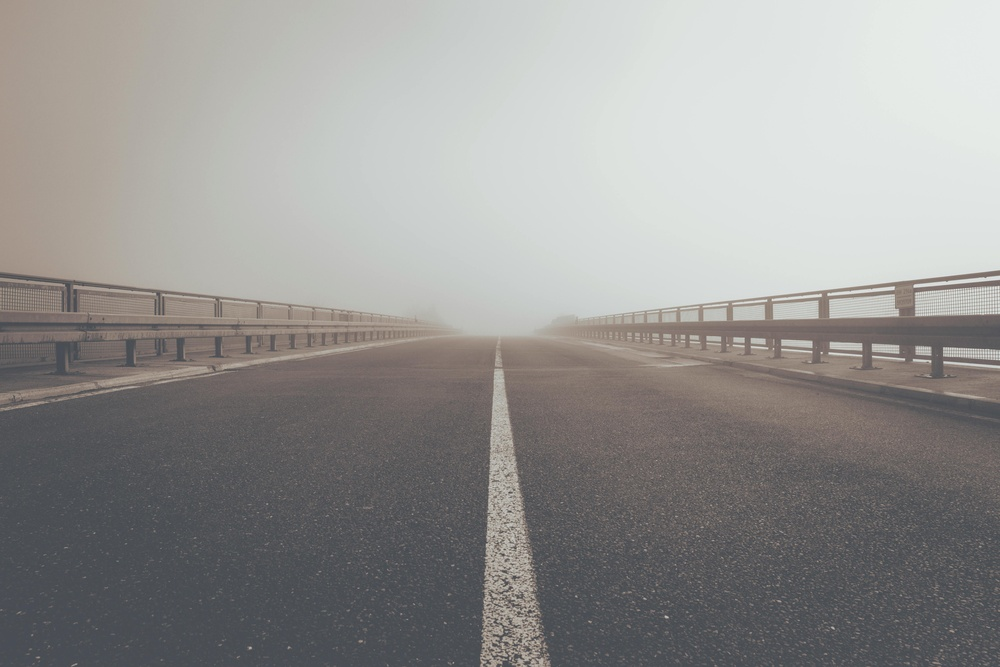
#> input picture path_to_your_image.jpg, 1000 x 667 px, shrunk from 5760 x 3840 before the run
$ python -i lane_detection.py   (imports and definitions only)
#> lines starting #> are read from the running program, lines starting #| are printed output that depends on the picture; after the words box and inside, x2 and y2 are one past the last pixel; in counts of white or black regions, pixels touching at a corner belong together
#import libraries
import cv2
import numpy as np
import matplotlib.pyplot as plt
import tkinter as tk
from tkinter import filedialog

# Function to mask the region of interest
def region_of_interest(img):
    height, width = img.shape[:2]
    mask = np.zeros_like(img)
    polygon = np.array([[
        (0, height),
        (width, height),
        (width, int(height * 0.6)),
        (0, int(height * 0.6))
    ]], np.int32)
    cv2.fillPoly(mask, polygon, 255)
    return cv2.bitwise_and(img, mask)

# Function to detect lane lines
def detect_lane_lines(image):
    gray = cv2.cvtColor(image, cv2.COLOR_BGR2GRAY)
    blur = cv2.GaussianBlur(gray, (5, 5), 0)
    edges = cv2.Canny(blur, 50, 150)
    roi = region_of_interest(edges)
    lines = cv2.HoughLinesP(roi, 1, np.pi/180, 50, minLineLength=100, maxLineGap=50)

    line_image = np.copy(image)
    if lines is not None:
        for line in lines:
            x1, y1, x2, y2 = line[0]
            cv2.line(line_image, (x1, y1), (x2, y2), (0, 255, 0), 5)

    return line_image

# Function to process and display video using Matplotlib
def process_video(video_path):
    cap = cv2.VideoCapture(video_path)

    # Initialize the plot
    fig, ax = plt.subplots()
    plt.ion()  # Enable interactive mode for real-time updates

    while cap.isOpened():
        ret, frame = cap.read()
        if not ret:
            break

        # Detect lane lines in the frame
        result = detect_lane_lines(frame)

        # Convert the BGR image to RGB for display with Matplotlib
        result_rgb = cv2.cvtColor(result, cv2.COLOR_BGR2RGB)

        # Clear the previous frame and update with the new frame
        ax.clear()
        ax.imshow(result_rgb)
        ax.axis('off')  # Hide axes
        plt.draw()
        plt.pause(0.01)  # Pause to simulate real-time video display

    cap.release()
    plt.ioff()  # Disable interactive mode
    plt.show()  # Show the final plot

# Function to handle file opening
def open_file():
    file_path = filedialog.askopenfilename(filetypes=[("Video Files", "*.mp4"), ("Image Files", "*.jpg;*.png")])
#> the answer given: path_to_your_image.jpg
    if file_path.endswith('.mp4'):
        process_video(file_path)
    else:
        image = cv2.imread(file_path)
#> image is the input picture: shape (667, 1000, 3); mean B, G, R 145.5, 147.3, 148.5
        result = detect_lane_lines(image)
#> in detect_lane_lines, `edges = cv2.Canny(blur, 50, 150)`:
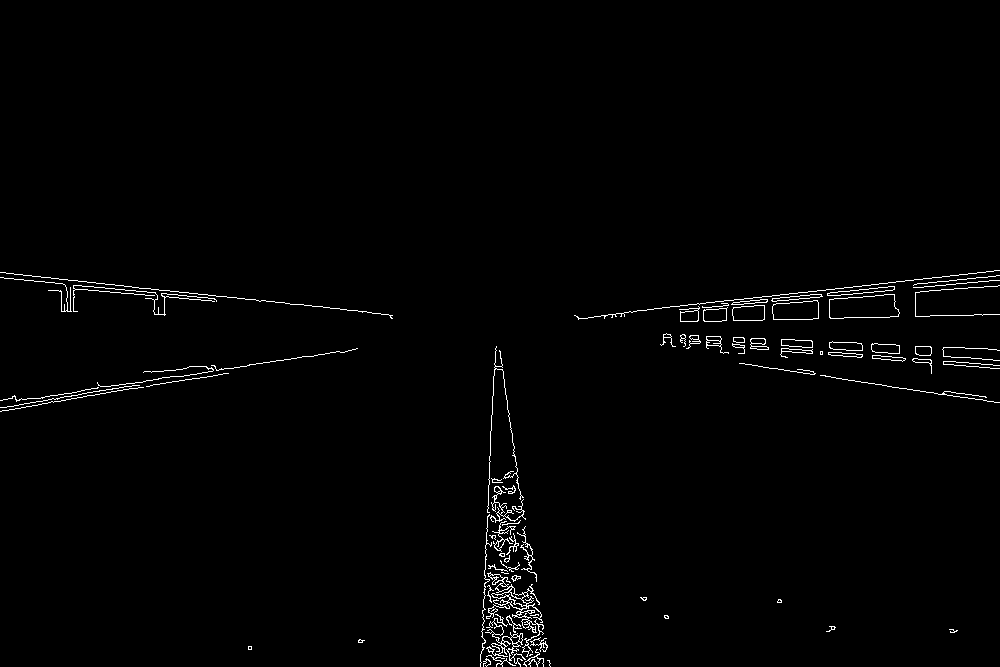
#> edges: shape (667, 1000); 1.2% white in thin lines or dots, all inside (x1, y1, x2, y2) = (0, 270, 1000, 667)
#> in region_of_interest, `cv2.fillPoly(mask, polygon, 255)`:
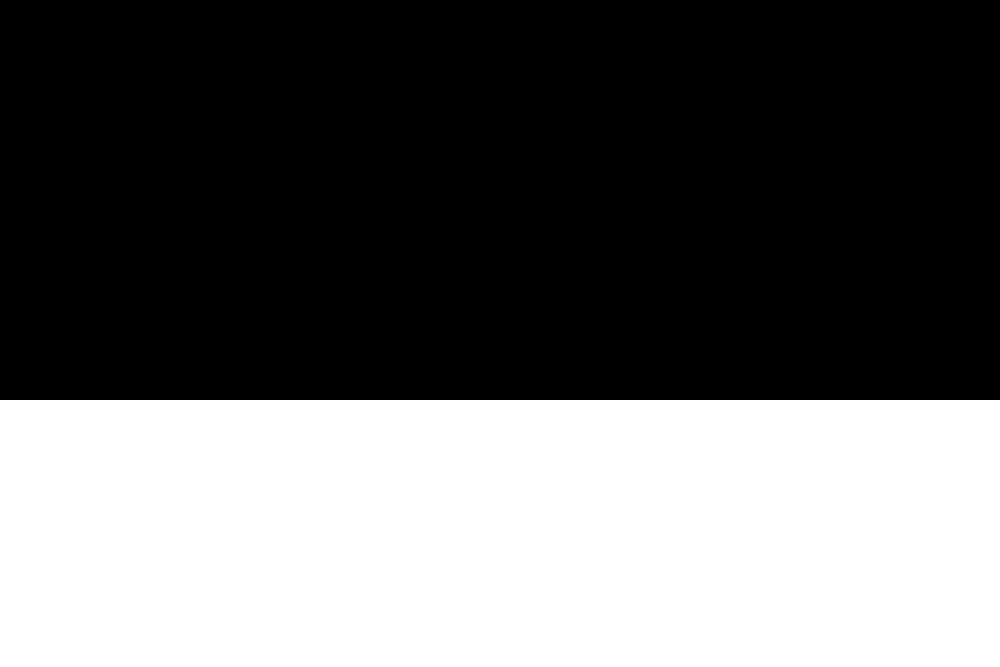
#> mask: shape (667, 1000); 40% white; 1 white region, box (x1, y1, x2, y2) and area: (0, 400, 1000, 667) 267000
#> in region_of_interest, `return cv2.bitwise_and(img, mask)`:
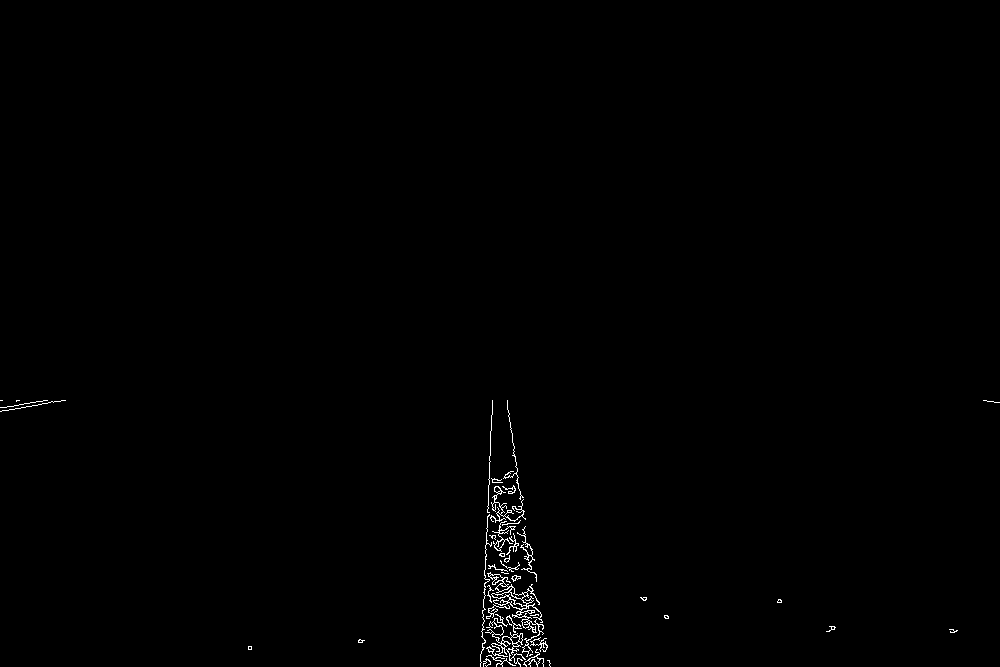
#> returned value: shape (667, 1000); 0.46% white in thin lines or dots, all inside (x1, y1, x2, y2) = (0, 400, 1000, 667)
#> in detect_lane_lines, `lines = cv2.HoughLinesP(roi, 1, np.pi/180, 50, minLineLength=100, maxL..`: lines = 16 rows, first 6: [507, 403, 543, 665], [483, 664, 492, 400], [489, 456, 518, 663], [498, 480, 505, 660], [481, 662, 486, 528], [487, 506, 530, 666]
#> the loop in detect_lane_lines, `for line in lines:` made 16 passes
#> (x1, y1, x2, y2) on passes 1 to 12: (507, 403, 543, 665), (483, 664, 492, 400), (489, 456, 518, 663), (498, 480, 505, 660), (481, 662, 486, 528), (487, 506, 530, 666), (509, 663, 516, 462), (506, 660, 514, 446), (504, 476, 537, 666), (490, 664, 511, 428), (493, 479, 520, 666), (499, 482, 524, 664)
#> after the loop in detect_lane_lines, `for line in lines:`:
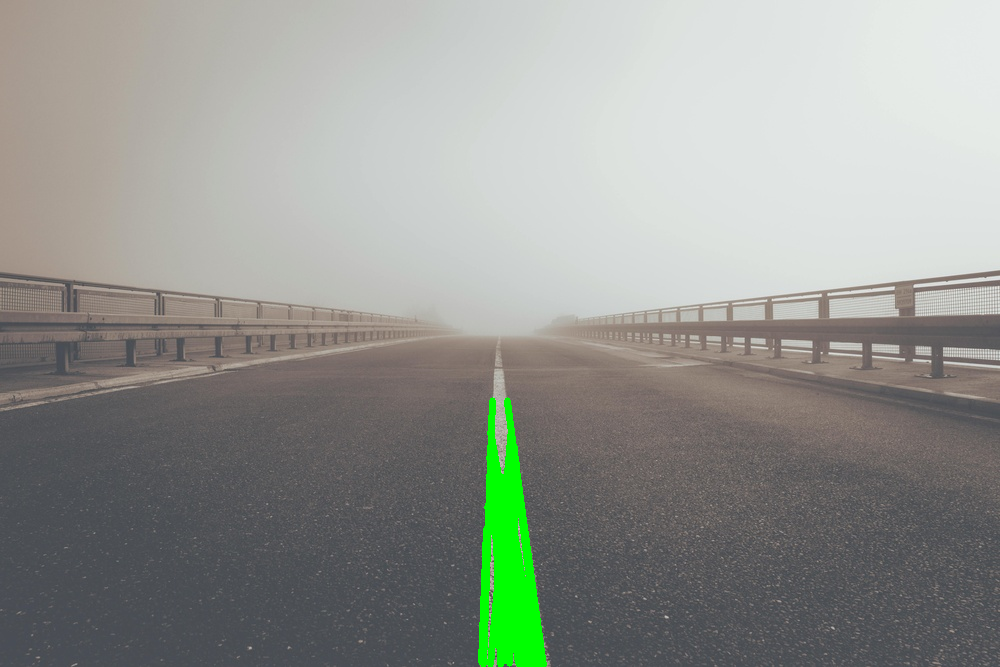
#> line_image: shape (667, 1000, 3); 1.65% of pixels changed, all inside (x1, y1, x2, y2) = (478, 397, 547, 667)
        plt.imshow(cv2.cvtColor(result, cv2.COLOR_BGR2RGB))
        plt.axis('off')
        plt.show()

# Main function to create the Tkinter GUI
def main():
    root = tk.Tk()
    root.title("Lane Detection System")

    button = tk.Button(root, text="Open File", command=open_file)
    button.pack()

    root.mainloop()

# Run the main function to start the GUI
# [2 lines not run here, left out]

>>> result = open_file()
